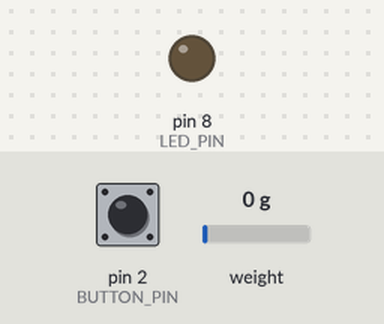
Recording of a program running on a simulated Arduino Nano, built with avr-gcc and run on an emulated ATmega328P. Parts: output pins drawn as LEDs (lit = HIGH). The test bench sets the inputs (shaded band); at power-on: pin 2 (BUTTON_PIN) HIGH, weight on the scale 0 g. What the program prints to the serial monitor is not drawn.

Above: at 2.2 s.
2.3 s: pin 2 (BUTTON_PIN) pulled LOW for 0.15 s
4.8 s: pin 2 (BUTTON_PIN) pulsed LOW 2 times (0.12 s each, 0.3 s apart)
8.3 s: pin 2 (BUTTON_PIN) pulsed LOW 5 times (0.12 s each, 0.3 s apart)
At 17.1 s:
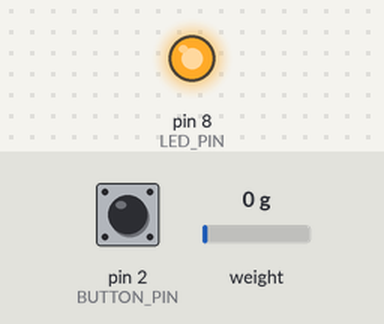
17.4 s: pin 2 (BUTTON_PIN) pulled LOW for 1 s
At 18.2 s:
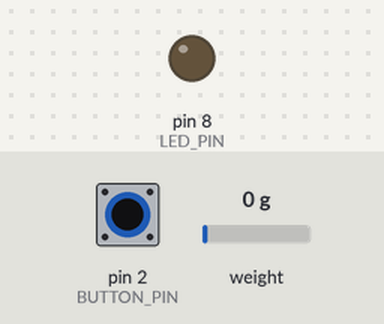
Timing chart, 0 to 20.4 s (numbered marks = the images above; inputs shaded):
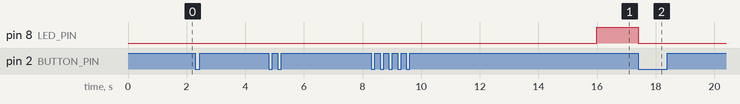

Measured:
- after the input at 2.3 s, every drawn part: stays the same
- after the input at 4.8 s, every drawn part: stays the same
- after the input at 8.3 s, pin 8 (LED_PIN): LOW → HIGH after 7.7 s instead of 4.7 s
- after the input at 17.4 s, pin 8 (LED_PIN): HIGH → LOW at once

The program:

main.cpp
```cpp
#include "main.h"     // Main header

// C++ standard library headers (without file extension), e.g., <algorithm>, <cstddef>.

#include "station.h"


Station station;

volatile bool button_pressed = false;

void isr(){
    if(!button_pressed){
        button_pressed=true;
    }
}

void setup(){
    Serial.begin(9600);
    Serial.println("Start");

    pinMode(BUTTON_PIN, INPUT_PULLUP);
    attachInterrupt(digitalPinToInterrupt(BUTTON_PIN), isr, FALLING);

    // station.scale.calibrateWithSerial();
    station.init();
}

void loop(){
    if(button_pressed){
        noInterrupts();
        station.update();
        button_pressed=false;
        interrupts();
    }
    if(station.reminder.check_drink_timer()){
        station.notify();
    }
}
```

Connection.h
```cpp
#ifndef CONNECTION_H
#define CONNECTION_H

class Connection{
    bool send(int data);
};

#endif // CONNECTION_H
```

bottle.h
```cpp
#ifndef BOTTLE_H
#define BOTTLE_H

#include "loadcell.h"
#include "enums.h"

class Bottle{
    public:
        float weight = 0.0f;
        float volume = 0.0f;
        float consumed_volume = 0.0f;

        BottleUpdateOptions update(Scale scale);
        float convert_weight_to_ml(float weight);
};

#endif // BOTTLE_H
```

enums.h
```cpp
#ifndef ENUMS_H
#define ENUMS_H

enum BottleUpdateOptions {Consumed, Refilled, Ignored};
enum DrinkStatus {InProgress, Finished};

#endif // ENUMS_H
```

led.h
```cpp
#ifndef LED_H
#define LED_H

#include <Arduino.h>  // C system headers

#include "pinout.h"

class LED{
    private:
        const int LED_PIN = LED_MAIN_PIN;

    public:
        void init();
        void drink_notification();
        void endNotification();

};

#endif // LED_H
```

loadcell.h
```cpp
#ifndef LOADCELL_H
#define LOADCELL_H

#include "HX711.h"

#include "pinout.h"

class Scale{
    private:
        HX711 hx711;

        const int DOUT_PIN = LOADCELL_DOUT_PIN;
        const int SCK_PIN = LOADCELL_SCK_PIN;

        float calibration_value = 2028.0f;

    public:
        void init();
        void calibrateWithSerial();
        float measure();
        void setCalibrationValue(float value);
};

#endif // LOADCELL_H
```

main.h
```cpp
#ifndef MAIN_H
#define MAIN_H


#endif // MAIN_H
```

pinout.h
```cpp
#ifndef PINOUT_H
#define PINOUT_H

const int LOADCELL_SCK_PIN = 3;
const int LOADCELL_DOUT_PIN = 4;

const int LED_MAIN_PIN = 8; // LED_BUILTIN;

const int BUTTON_PIN = 2;

#endif // PINOUT_H
```

reminder.h
```cpp
#ifndef REMINDER_H
#define REMINDER_H

#include "Arduino.h"

class Reminder{
    private:
        unsigned long last_drink_ts = 0;
        unsigned long drink_timer_duration = 10000;

    public:
        bool notified = false;
        void set_reminder(unsigned long time);
        void restart_drink_timer();
        bool check_drink_timer();
        void set_reminder_for_next_day();
};

#endif // REMINDER_H
```

station.h
```cpp
#ifndef STATION_H
#define STATION_H

#include "user.h"
#include "bottle.h"
#include "loadcell.h"
#include "led.h"

class Station{
    private:
    	Bottle bottle;
        LED led;
        User user;


    public:
        Scale scale;
        Reminder reminder;

        void update();
        void init();
        void notify();
};

#endif // STATION_H
```

user.h
```cpp
#ifndef USER_H
#define USER_H

#include "reminder.h"
#include "enums.h"

enum e_activity_level {low=0, middle=5, high=10};

class User{
    private:
        e_activity_level activity_level = low;
        const int total_time_to_drink = (12*60);
        float weight = 0.0f;

        float water_intake_goal = 2000.0f;
        float remaining_water_intake = water_intake_goal;
        float water_intake_progress = 0.0f;

        void calc_water_intake_goal();

    public:
        DrinkStatus drink(float water_intake);
        void dayReset();
};

#endif // USER_H
```

Connection.cpp
```cpp
#include "Connection.h"

bool Connection::send(int data)
{
    return false;
}
```

bottle.cpp
```cpp
#include "bottle.h"


BottleUpdateOptions Bottle::update(Scale scale)
{
    float measured_weight = scale.measure();
    float weight_diff = weight - measured_weight;

    if (weight_diff < 3){
        return Ignored;
    }

    weight = measured_weight;
    volume = convert_weight_to_ml(weight);

    if (weight_diff > 0){
        consumed_volume = convert_weight_to_ml(weight_diff);
        Serial.print("| User drank ");
        Serial.print(consumed_volume);
        Serial.println("ml from bottle |");
        return Consumed;
    }

    Serial.println("| Bottle refilled |");
    return Refilled;
}

float Bottle::convert_weight_to_ml(float weight){
    return weight*1;
}
```

led.cpp
```cpp
#include "led.h"

void LED::init(){
    pinMode(LED_PIN, OUTPUT);
}

void LED::drink_notification()
{
    digitalWrite(LED_PIN, 1);
}

void LED::endNotification(){
    digitalWrite(LED_PIN, 0);
}
```

loadcell.cpp
```cpp
#include "loadcell.h"

void Scale::init(void){
  Serial.println("Initializing the scale");
  hx711.begin(DOUT_PIN, SCK_PIN);
  Serial.print("Set calibration value: ");
  Serial.println(calibration_value);
  hx711.set_scale(calibration_value);
  Serial.println("Tare scale");
  hx711.tare();
  hx711.power_down();
  Serial.println("Scale put to sleep");
}


void Scale::calibrateWithSerial(void)
{
  Serial.println("Scale waked up");
  hx711.power_up();
  hx711.set_scale();
  hx711.tare();
  bool not_ready = true;
  float known_weight = 0.0f;
  while (not_ready){
    Serial.println("Place known weight on scale. What is its weight?:");
    while (Serial.available() == 0) {}
    String known_weight_str = Serial.readString();
    known_weight = known_weight_str.toFloat();
    if(known_weight != 0){
      Serial.print("Input: ");
      Serial.println(known_weight);
      not_ready = false;
    }else{
      Serial.println("Incorrect Input. Try again!:");
      not_ready = true;
    }
  }
  Serial.println("Measuring...");
  float measured_weight = hx711.get_units(10);
  Serial.print("Measured: ");
  Serial.println(measured_weight);
  calibration_value = measured_weight / known_weight;
  hx711.set_scale(calibration_value);
  Serial.print("Calibration Value = ");
  Serial.println(calibration_value);
  hx711.tare();
  delay(100);
  Serial.print("Scale now measures: ");
  Serial.println(hx711.get_units(10));
  hx711.power_down();
  Serial.println("Scale put to sleep");
}

float Scale::measure(){
  hx711.power_up();
  float measurement = hx711.get_units(10);
  hx711.power_down();
  Serial.print("Scale measured: ");
  Serial.println(measurement);
  return measurement;
}

void Scale::setCalibrationValue(float value){
  calibration_value = value;
}
```

reminder.cpp
```cpp
#include "reminder.h"

void Reminder::set_reminder(unsigned long time){
    drink_timer_duration = time;
    Serial.print("Set reminder timer duration to: ");
    Serial.println(drink_timer_duration);
}

void Reminder::restart_drink_timer(){
    last_drink_ts = millis();
    notified = false;
}

bool Reminder::check_drink_timer(){
    if((millis() - last_drink_ts) >= drink_timer_duration && !notified){
        last_drink_ts = millis();
        return true;
    }else{
        return false;
    }
}

void Reminder::set_reminder_for_next_day(){
    //todo
    Serial.println("Reminder set for the next day");
}
```

station.cpp
```cpp
#include "station.h"


void Station::update(){
    led.endNotification();
    if (bottle.update(scale) == Consumed){
        if (user.drink(bottle.consumed_volume) == InProgress) {
            reminder.restart_drink_timer();
        }else{
            reminder.set_reminder_for_next_day();
        }
    }
}

void Station::init(){
    scale.init();
    // reminder.set_reminder(100);
    led.init();
}

void Station::notify(){
    led.drink_notification();
    reminder.notified = true;
}
```

user.cpp
```cpp
#include "user.h"

void User::calc_water_intake_goal(){
    water_intake_goal = weight*(30+activity_level);
}

DrinkStatus User::drink(float water_amount){
    if (water_amount < 0){
        Serial.println("Error. Trying to drink negative water");
    }
    remaining_water_intake -= water_amount;
    if (remaining_water_intake > 0){
        return InProgress;
    }
    return Finished;
}

void User::dayReset(){
    water_intake_progress = 0.0f;
    remaining_water_intake = water_intake_goal;
}
```
